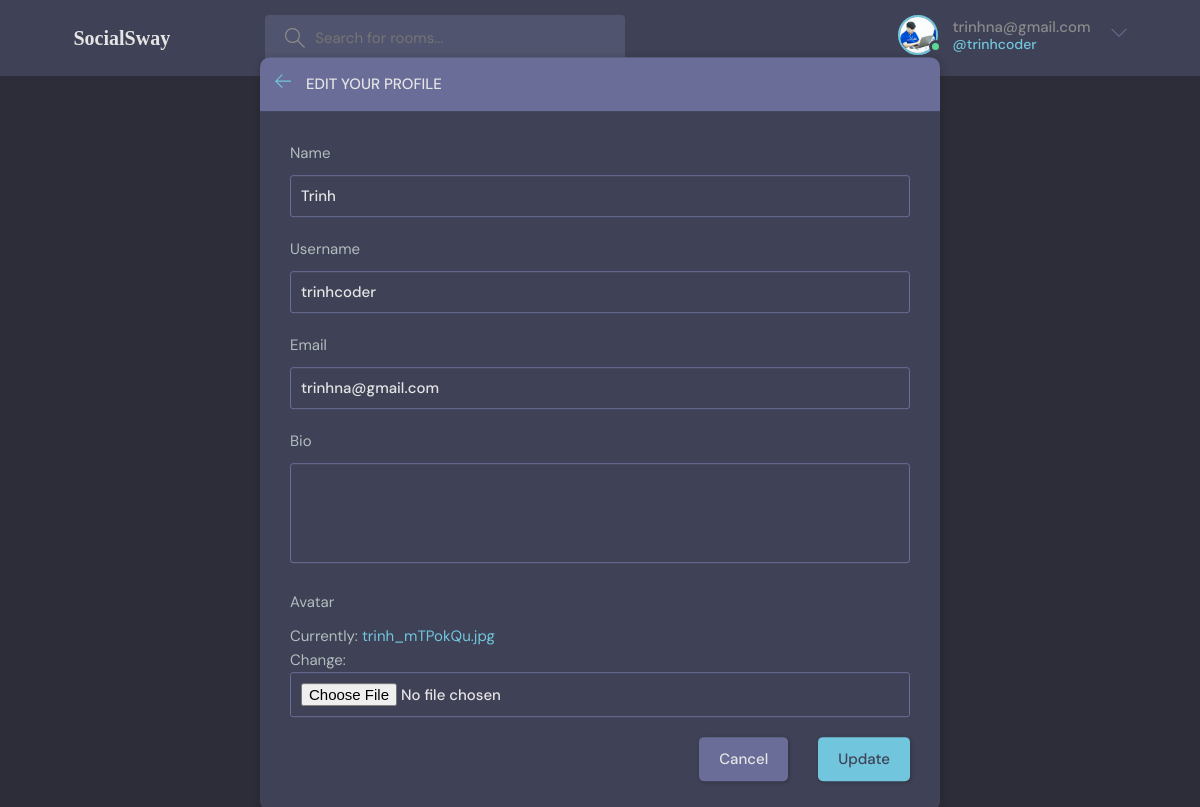
The page /update-user/ (signed in) on the database its author committed.
### base/models.py (models this page shows)
class User(AbstractUser):
    name = models.CharField(max_length = 200, null = True)
    email =models.EmailField(unique = True,null =True)
    bio = models.TextField(null = True)
    avatar = models.ImageField(default='defaut1.png',null=True)
    USERNAME_FIELD ='email'
    REQUIRED_FIELDS = []

### base/views.py (the view)
# urls.py: path('update-user/',views.updateUser, name ="update-user"),
@login_required(login_url='login')
def updateUser(request):
    user = request.user
    form =UserForm(instance=user)
    context ={'form':form}
    if request.method =='POST':
        form =UserForm(request.POST,request.FILES,instance=user)
        if form.is_valid():
            form.save()
            return redirect('profile',pk =user.id)
    return render(request,'base/update-user.html',context)

### base/forms.py
class UserForm(ModelForm):
    class Meta:
        model = User
        fields = ['name','username','email','bio','avatar']

### base/templates/base/update-user.html (shortened to what this page needs)
{% extends 'main.html' %}
{% block content %}
<main class="update-account layout">
  <div class="container">
    <div class="layout__box">
      <div class="layout__boxHeader">
        <div class="layout__boxTitle">
          <a href="{% url 'home' %}">
            <svg version="1.1" xmlns="http://www.w3.org/2000/svg" width="32" height="32" viewBox="0 0 32 32">
              <title>arrow-left</title>
              <path
                d="M13.723 2.286l-13.723 13.714 13.719 13.714 1.616-1.611-10.96-10.96h27.625v-2.286h-27.625l10.965-10.965-1.616-1.607z">
              </path>
            </svg>
          </a>
          <h3>Edit your profile</h3>
        </div>
      </div>
      <div class="layout__body">
        <form class="form" action="" method="POST" enctype="multipart/form-data">
          {% for field in form %}
          <div class="form__group">
            <label for="profile_pic">{{field.label}}</label>
            {{field}}
          </div>
          {% endfor %}
          <div class="form__action">
            <a class="btn btn--dark" href="{%url 'profile' request.user.id%}">Cancel</a>
            <button class="btn btn--main" type="submit">Update</button>
          </div>
        </form>
      </div>
    </div>
  </div>
</main>
{% endblock content %}

### templates/navbar.html (shortened to what this page needs)
{%load static%}
<header class="header header--loggedIn">
    <div class="container">
        <a href="{% url 'home' %}" class="header__logo">
            <h1 style="font-family: cursive">SocialSway</h1>
        </a>
        <form class="header__search" method="GET" action="{%url 'home'%}">
            <label>
                <input name="q" placeholder="Search for rooms..." />
            </label>
        </form>
        <nav class="header__menu">
            {%if request.user.is_authenticated%}
            <div class="header__user">
                <a href="{% url 'profile' request.user.id %}">
                    <div class="avatar avatar--medium active">
                        <img src="{{ request.user.avatar.url }}" />
                    </div>
                    <p>{{request.user}} <span>@{{request.user.username}}</span></p>
                </a>
                <button class="dropdown-button">
                    <svg version="1.1" xmlns="http://www.w3.org/2000/svg" width="32" height="32" viewBox="0 0 32 32">
                        <title>chevron-down</title>
                        <path d="M16 21l-13-13h-3l16 16 16-16h-3l-13 13z"></path>
                    </svg>
                </button>
            </div>
            {%else%}
            <a href="{% url 'login' %}">
                <img src="{% static 'images/avatar.svg'%}" alt="">
                <p>Login</p>
            </a>
            {%endif%}
        </nav>
    </div>
</header>

### rows shown on the page
User: user.avatar (picture), user "trinhna@gmail.com", user.username "trinhcoder", form "Trinh" "trinhcoder" "trinhna@gmail.com"

### other values the page prints
{{ field.label }} "Name" "Username" "Email" "Bio" "Avatar"
